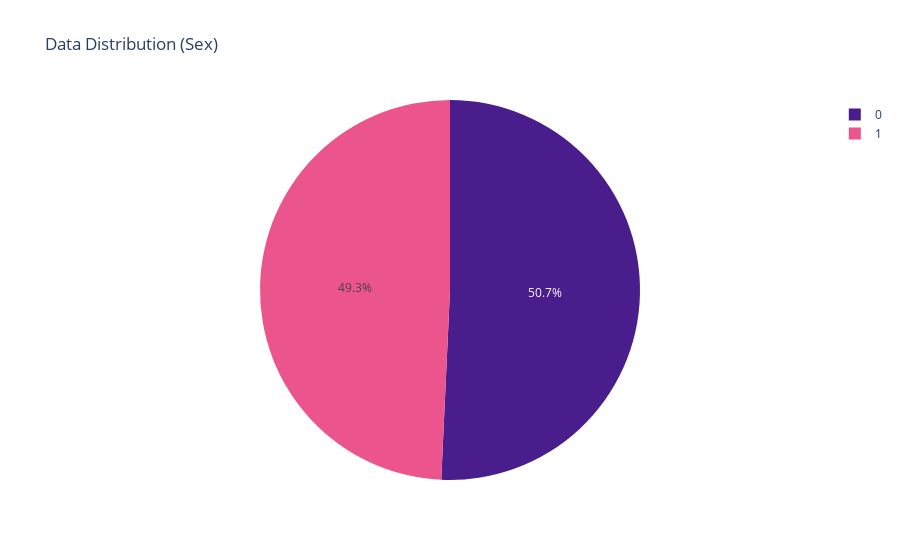
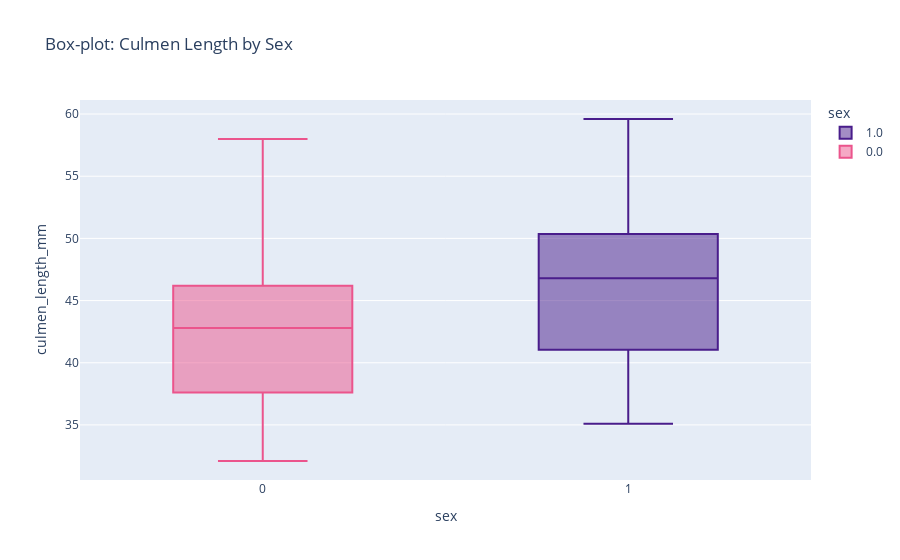
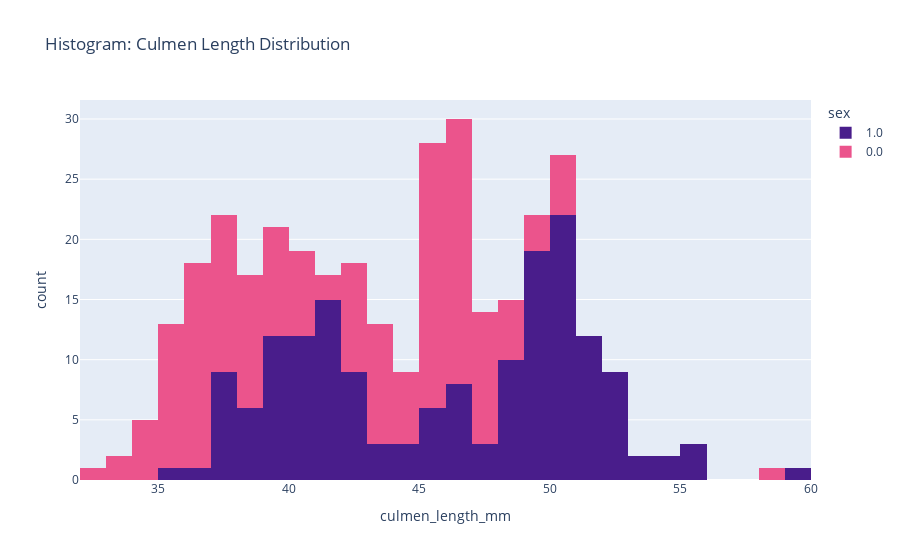
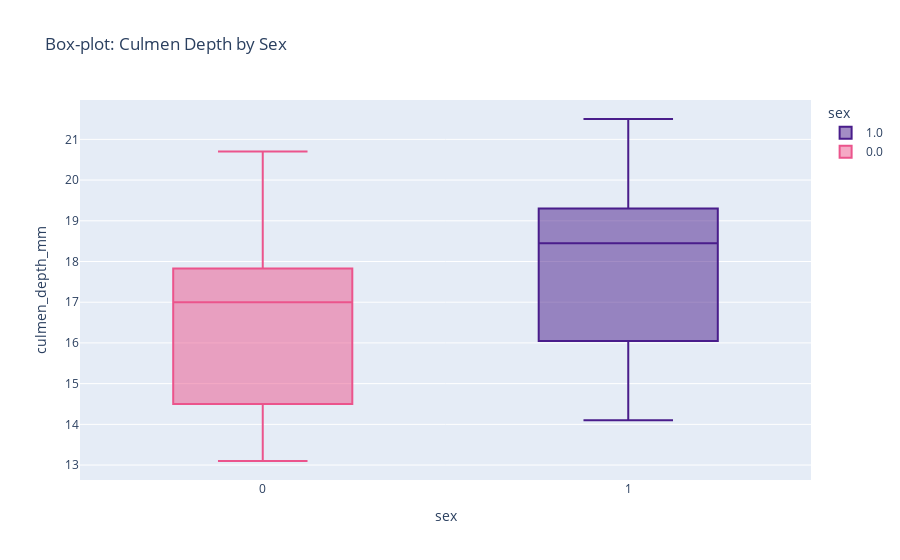

These figures' notebook cell, in order:
### Code cell
my_colors = ['#491D8B', '#EB548C']

# 1. Biểu đồ tròn
fig = px.pie(df, 'sex', 
             color_discrete_sequence=my_colors,
             title='Data Distribution (Sex)', 
             template='plotly')
fig.show()

# 2. Box-plot: Chiều dài mỏ
fig = px.box(data_frame=df, x='sex', y='culmen_length_mm',
             color='sex',
             color_discrete_sequence=my_colors,
             orientation='v',
             title='Box-plot: Culmen Length by Sex')
fig.show()

# 3. Histogram: Chiều dài mỏ
fig = px.histogram(data_frame=df, x='culmen_length_mm',
                   color='sex',
                   color_discrete_sequence=my_colors,
                   nbins=50,
                   title='Histogram: Culmen Length Distribution')
fig.show()

# 4. Box-plot: Độ sâu mỏ
fig = px.box(data_frame=df, x='sex', y='culmen_depth_mm', 
             color='sex',
             color_discrete_sequence=my_colors,
             orientation='v',
             title='Box-plot: Culmen Depth by Sex')
fig.show()

# 5. Scatter Plot: Chiều dài mỏ vs Độ sâu mỏ
fig = px.scatter(data_frame=df, x='culmen_length_mm', y='culmen_depth_mm',
                 color='sex', size='flipper_length_mm',
                 template='seaborn',
                 color_discrete_sequence=my_colors,
                 title='Scatter: Culmen Length vs Depth')
fig.update_layout(width=800, height=600,
                  xaxis=dict(color="#BF40BF"), yaxis=dict(color="#BF40BF"))
fig.show()

# 6. Scatter Plot: Cánh vs Cân nặng (Sẽ thấy rõ tương quan sau khi sửa)
fig = px.scatter(data_frame=df, x='flipper_length_mm', y='body_mass_g',
                 color='sex', size='culmen_length_mm',
                 template='seaborn',
                 color_discrete_sequence=my_colors,
                 title='Scatter: Flipper Length vs Body Mass')
fig.update_layout(width=800, height=600,
                  xaxis=dict(color="#BF40BF"), yaxis=dict(color="#BF40BF"))
fig.show()

### Figure 1 — Plotly figure (JSON) as saved in the notebook; plotly's stock layout.template omitted (floating-point values rounded to 4 significant figures; data arrays with more than 128 entries replaced by an {"elided": "..."} marker saying what was removed)
{"data": [{"domain": {"x": [0, 1], "y": [0, 1]}, "hovertemplate": "sex=%{label}<extra></extra>", "labels": {"elided": "341 float values"}, "legendgroup": "", "name": "", "showlegend": true, "type": "pie"}], "layout": {"legend": {"tracegroupgap": 0}, "piecolorway": ["#491D8B", "#EB548C"], "title": {"text": "Data Distribution (Sex)"}}}

### Figure 2 — Plotly figure (JSON) as saved in the notebook; plotly's stock layout.template omitted (floating-point values rounded to 4 significant figures; data arrays with more than 128 entries replaced by an {"elided": "..."} marker saying what was removed)
{"data": [{"alignmentgroup": "True", "hovertemplate": "sex=%{x}<br>culmen_length_mm=%{y}<extra></extra>", "legendgroup": "1.0", "marker": {"color": "#491D8B"}, "name": "1.0", "notched": false, "offsetgroup": "1.0", "orientation": "v", "showlegend": true, "type": "box", "x": {"elided": "168 float values"}, "x0": " ", "xaxis": "x", "y": {"elided": "168 float values"}, "y0": " ", "yaxis": "y"}, {"alignmentgroup": "True", "hovertemplate": "sex=%{x}<br>culmen_length_mm=%{y}<extra></extra>", "legendgroup": "0.0", "marker": {"color": "#EB548C"}, "name": "0.0", "notched": false, "offsetgroup": "0.0", "orientation": "v", "showlegend": true, "type": "box", "x": {"elided": "173 float values"}, "x0": " ", "xaxis": "x", "y": {"elided": "173 float values"}, "y0": " ", "yaxis": "y"}], "layout": {"boxmode": "overlay", "legend": {"title": {"text": "sex"}, "tracegroupgap": 0}, "title": {"text": "Box-plot: Culmen Length by Sex"}, "xaxis": {"anchor": "y", "categoryarray": [1, 0], "categoryorder": "array", "domain": [0, 1], "title": {"text": "sex"}}, "yaxis": {"anchor": "x", "domain": [0, 1], "title": {"text": "culmen_length_mm"}}}}

### Figure 3 — Plotly figure (JSON) as saved in the notebook; plotly's stock layout.template omitted (floating-point values rounded to 4 significant figures; data arrays with more than 128 entries replaced by an {"elided": "..."} marker saying what was removed)
{"data": [{"bingroup": "x", "hovertemplate": "sex=1.0<br>culmen_length_mm=%{x}<br>count=%{y}<extra></extra>", "legendgroup": "1.0", "marker": {"color": "#491D8B", "pattern": {"shape": ""}}, "name": "1.0", "nbinsx": 50, "orientation": "v", "showlegend": true, "type": "histogram", "x": {"elided": "168 float values"}, "xaxis": "x", "yaxis": "y"}, {"bingroup": "x", "hovertemplate": "sex=0.0<br>culmen_length_mm=%{x}<br>count=%{y}<extra></extra>", "legendgroup": "0.0", "marker": {"color": "#EB548C", "pattern": {"shape": ""}}, "name": "0.0", "nbinsx": 50, "orientation": "v", "showlegend": true, "type": "histogram", "x": {"elided": "173 float values"}, "xaxis": "x", "yaxis": "y"}], "layout": {"barmode": "relative", "legend": {"title": {"text": "sex"}, "tracegroupgap": 0}, "title": {"text": "Histogram: Culmen Length Distribution"}, "xaxis": {"anchor": "y", "domain": [0, 1], "title": {"text": "culmen_length_mm"}}, "yaxis": {"anchor": "x", "domain": [0, 1], "title": {"text": "count"}}}}

### Figure 4 — Plotly figure (JSON) as saved in the notebook; plotly's stock layout.template omitted (floating-point values rounded to 4 significant figures; data arrays with more than 128 entries replaced by an {"elided": "..."} marker saying what was removed)
{"data": [{"alignmentgroup": "True", "hovertemplate": "sex=%{x}<br>culmen_depth_mm=%{y}<extra></extra>", "legendgroup": "1.0", "marker": {"color": "#491D8B"}, "name": "1.0", "notched": false, "offsetgroup": "1.0", "orientation": "v", "showlegend": true, "type": "box", "x": {"elided": "168 float values"}, "x0": " ", "xaxis": "x", "y": {"elided": "168 float values"}, "y0": " ", "yaxis": "y"}, {"alignmentgroup": "True", "hovertemplate": "sex=%{x}<br>culmen_depth_mm=%{y}<extra></extra>", "legendgroup": "0.0", "marker": {"color": "#EB548C"}, "name": "0.0", "notched": false, "offsetgroup": "0.0", "orientation": "v", "showlegend": true, "type": "box", "x": {"elided": "173 float values"}, "x0": " ", "xaxis": "x", "y": {"elided": "173 float values"}, "y0": " ", "yaxis": "y"}], "layout": {"boxmode": "overlay", "legend": {"title": {"text": "sex"}, "tracegroupgap": 0}, "title": {"text": "Box-plot: Culmen Depth by Sex"}, "xaxis": {"anchor": "y", "categoryarray": [1, 0], "categoryorder": "array", "domain": [0, 1], "title": {"text": "sex"}}, "yaxis": {"anchor": "x", "domain": [0, 1], "title": {"text": "culmen_depth_mm"}}}}
